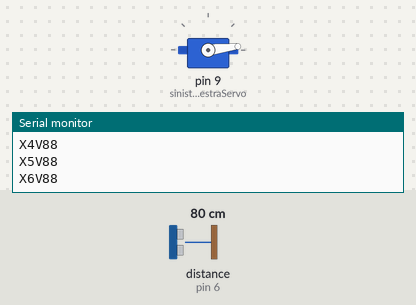
The sketch below on a simulated Arduino Uno, built with avr-gcc and run on an emulated ATmega328P. Shown: servo, the last lines printed to the serial monitor. Wiring (inferred from the names in the program): ultrasonic range finder: trigger pin 7; echo pin 6. The inputs (shaded band) are chosen by the test bench; at power-on: distance to the obstacle (sensor on pin 6) 80 cm. The echo pulse lasts 58.3 µs per cm.

Above: at 1.2 s.
1.3 s: distance to the obstacle (sensor on pin 6) set to 60 cm
At 3.28 s:
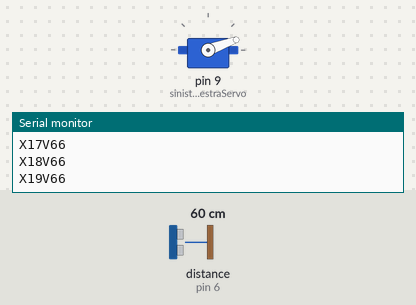
4.3 s: distance to the obstacle (sensor on pin 6) set to 250 cm
7.3 s: distance to the obstacle (sensor on pin 6) set to 2 cm
At 7.62 s:
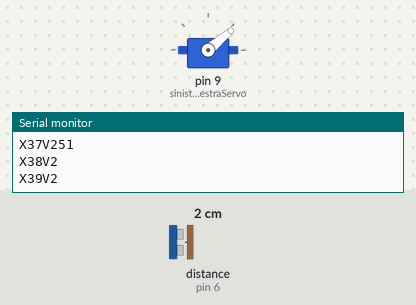
10.3 s: distance to the obstacle (sensor on pin 6) set to 120 cm
At 10.55 s:
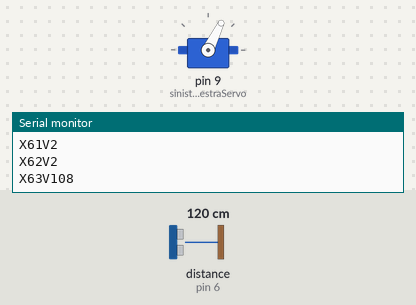
13.3 s: distance to the obstacle (sensor on pin 6) set to 4 cm
At 13.52 s:
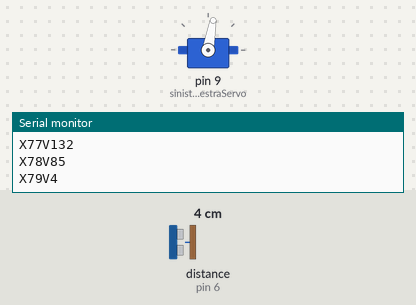
16.3 s: distance to the obstacle (sensor on pin 6) set to 299 cm
Timing chart, 0 to 23.1 s (numbered marks = the images above; inputs shaded):
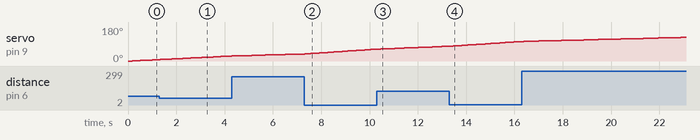

The sketch:

Radar_2.ino
```cpp
/*      created by Matteo Gambaretto
COMPONENTI:

- Servo motore SG90
- HC-SR04 -> modulo ultrasuoni:
    durata = pulseIn(echo, HIGH)

      30cm / valore minimo 1705 / valore massimo 1734 / risultato 57.32
      40cm / valore minimo 2245 / valore massimo 2274 / risultato 56.49
      50cm / valore minimo 2842 / valore massimo 2870 / risultato 57.12
      70cm / valore minimo 4008 / valore massimo 4038 / risultato 57.47
      90cm / valore minimo 5118 / valore massimo 5173 / risultato 57.17
*/


#include <Servo.h>


Servo sinistraDestraServo;     // mappo il servo
int sinistraDestraPos = 0;    // salvo la posizione
const int numeroLetture = 10; // numero di letture
int index = 0;                // lettura corrente
int max = 0;                // letture maxi
int media = 0;                // media
int echoPin = 6;              // hc-sr04 echo pin
int initPin = 7;              // hc-sr04 init pin
unsigned long tempoPulse = 0;  // lettura di pulse dal modulo hc-sr04
unsigned long distanza = 0;   // per salvare la distanza


void setup() {

  sinistraDestraServo.attach(9);

  pinMode(initPin, OUTPUT);
  pinMode(echoPin, INPUT);

  Serial.begin(9600);
  Serial.println("Radar by Matteo Gambaretto");
  Serial.println();
}


void loop() {
  /*
     Il servo motore compie una rotazione di 180°;
     perciò effettuo due passate.
  */


    // Ruoto il servo da sinistra a destra
  for(sinistraDestraPos = 0; sinistraDestraPos < 180; sinistraDestraPos++) {
    sinistraDestraServo.write(sinistraDestraPos);
      for (index = 0; index<=numeroLetture;index++) {
        digitalWrite(initPin, LOW);
        delayMicroseconds(50);
        digitalWrite(initPin, HIGH);               // mando un segnale
        delayMicroseconds(50);
        digitalWrite(initPin, LOW);                // termino il segnale
        tempoPulse = pulseIn(echoPin, HIGH);       // calcolo il tempo di ritorno del suono
        distanza = tempoPulse/58;
        max = max + distanza;
        delay(10);
      }

    media = max/numeroLetture;

  // resetto i valori delle letture per invertire la rotazione
    if (index >= numeroLetture)  {
      index = 0;
      max = 0;
    }

    Serial.print("X");                  // stampo in gradi la posizione X
    Serial.print(sinistraDestraPos);
    // posizione del servo
    Serial.print("V");
    Serial.println(media);
  }

  // Ruoto il servo da destra a sinistra

  for(sinistraDestraPos = 180; sinistraDestraPos > 0; sinistraDestraPos--) {
    sinistraDestraServo.write(sinistraDestraPos);
    for (index = 0; index<=numeroLetture;index++) {
      digitalWrite(initPin, LOW);
      delayMicroseconds(50);
      digitalWrite(initPin, HIGH);
      delayMicroseconds(50);
      digitalWrite(initPin, LOW);
      tempoPulse = pulseIn(echoPin, HIGH);
      distanza = tempoPulse/58;
      max = max + distanza;
      delay(10);
    }

    media = max/numeroLetture;

    if (index >= numeroLetture)  {
      index = 0;
      max = 0;
    }

    Serial.print("X");
    Serial.print(sinistraDestraPos);
    Serial.print("V");
    Serial.println(media);
   }
}
```
